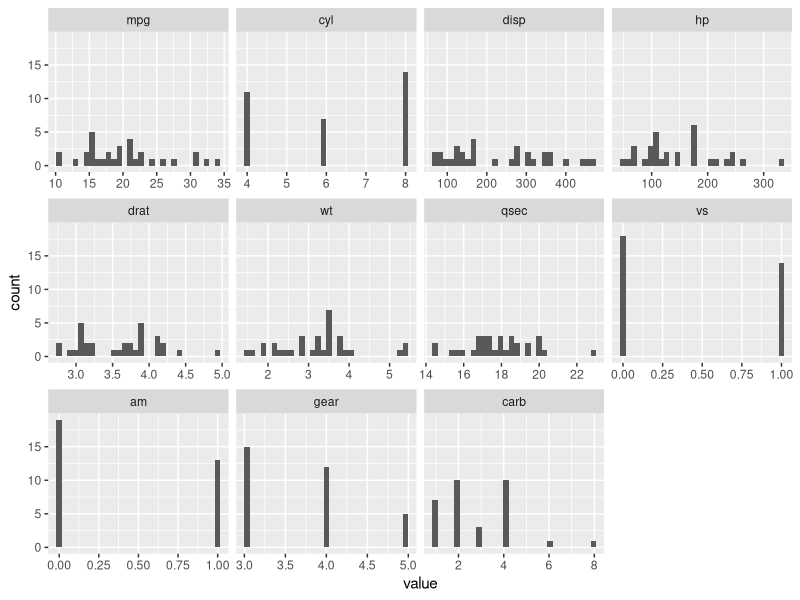
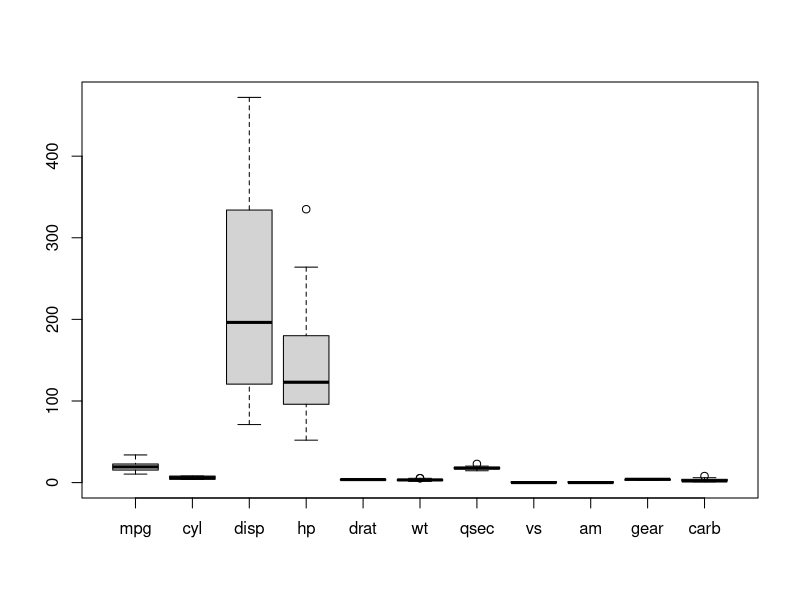
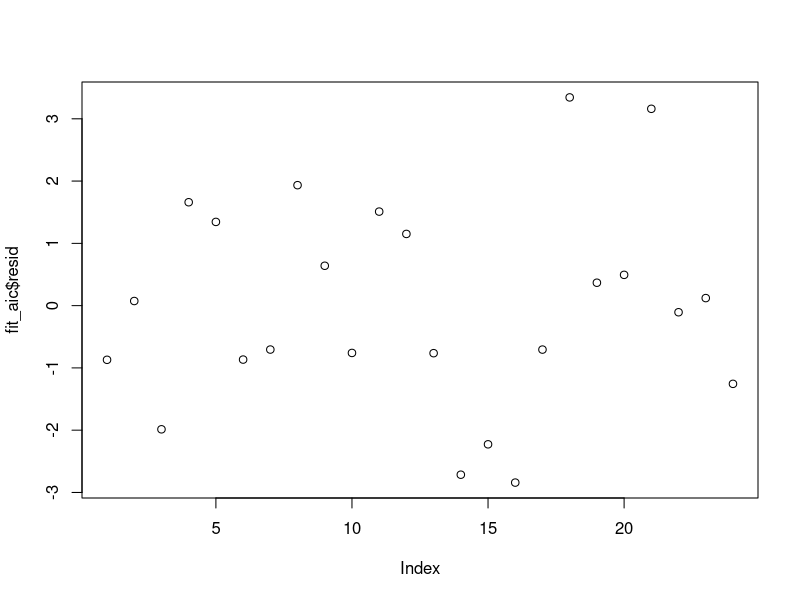

Generate these figures, in order, with R:
## ---- chunk 1
require(ggplot2)
require(reshape)
require(leaps)

confidence = 1.96 # Exclude datapoints that don't fall within the 95% confidence interval

filteroutlier <- function(df,zvalue=3){
    #receives a numeric dataframe
    #returns a boolean dataframe indicating whether each element is between plus or minus z sds
    #default is three standard deviations if parameter is not provided
    output <- (df <= (zvalue*sd(df)+mean(df))) & ((df >= (-zvalue*sd(df)+mean(df))))
}
## ---- chunk 2
d <- melt(mtcars)
ggplot(d,aes(x = value)) +
    facet_wrap(~variable,scales = "free_x") +
    geom_histogram()

# d <- plot(mtcars$mpg) #not generated for purposes of brevity

#look at outliers and remove all datapoint outside of +- two standard deviations
boxplot(mtcars)
outliers <- !((filteroutlier(mtcars$mpg,confidence)) & (filteroutlier(mtcars$disp,confidence)) &
                  (filteroutlier(mtcars$hp,confidence)) & (filteroutlier(mtcars$drat,confidence)) &
                  (filteroutlier(mtcars$wt,confidence)) & (filteroutlier(mtcars$qsec,confidence)))
mtcars2 <- mtcars[!outliers,]

## ---- chunk 3
mtcars3 <- mtcars2
mtcars3$am <- as.factor(mtcars3$am)
mtcars3$cyl <- as.factor(mtcars3$cyl)
mtcars3$gear <- as.factor(mtcars3$gear)
mtcars3$carb <- as.factor(mtcars3$carb)
mtcars3$vs <- as.factor(mtcars3$vs)

require(leaps)
leaps <- regsubsets(mpg ~ cyl + disp + hp + drat + wt + qsec + vs + am + gear + carb,
                    data = mtcars3, nbest = 3)

#plot(leaps, scale ="bic")

null <- lm(mpg ~ 1, data = mtcars3)
full <- lm(mpg ~ cyl + disp + hp + drat + wt + qsec + am + gear + vs + carb, data = mtcars3)
step(null, scope=list(lower=null, upper=full),direction="both")

## ---- chunk 4
#Best AIC with transmission variable approach
fit_aic <- lm(mpg ~ wt + cyl + hp + am, data = mtcars3)
#summary(fit_aic)

#BIC approach
fit_bic <- lm(mpg ~ wt + qsec + am, data = mtcars3)

#all variables
fit_all <- lm(mpg ~ cyl + disp + hp + drat + wt + qsec + am + gear + vs + carb, data = mtcars3)

#only am
fit_onlyam <- lm(mpg ~ am, data = mtcars3)
## ---- chunk 5
approach <- c("All_variables","AIC","BIC","only_am")
automatic_mpgadder <- c(coef(fit_all)[names(coef(fit_all))=="am1"],
                        coef(fit_aic)[names(coef(fit_aic))=="am1"],
                        coef(fit_bic)[names(coef(fit_bic))=="am1"],
                        coef(fit_onlyam)[names(coef(fit_onlyam))=="am1"])
rsquared <- c(summary(fit_all)$r.squared,
             summary(fit_aic)$r.squared,
             summary(fit_bic)$r.squared,
             summary(fit_onlyam)$r.squared)
degreesf <- c(length(names(coef(fit_all))),
              length(names(coef(fit_aic))),
              length(names(coef(fit_bic))),
              length(names(coef(fit_onlyam))))
results <- data.frame(approach,automatic_mpgadder,rsquared, degreesf)
## ---- chunk 6
plot(fit_aic$resid)
## ---- chunk 7
results
